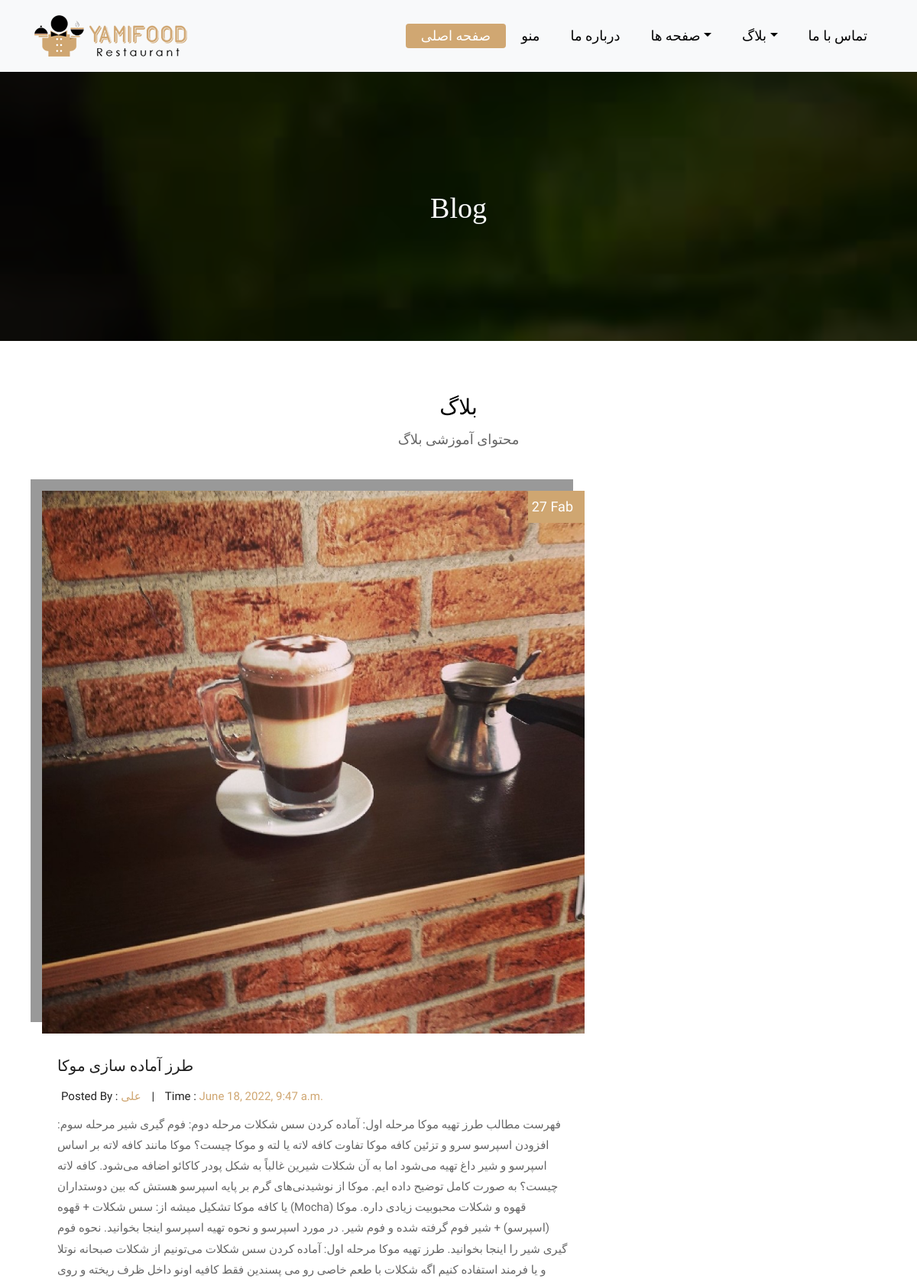
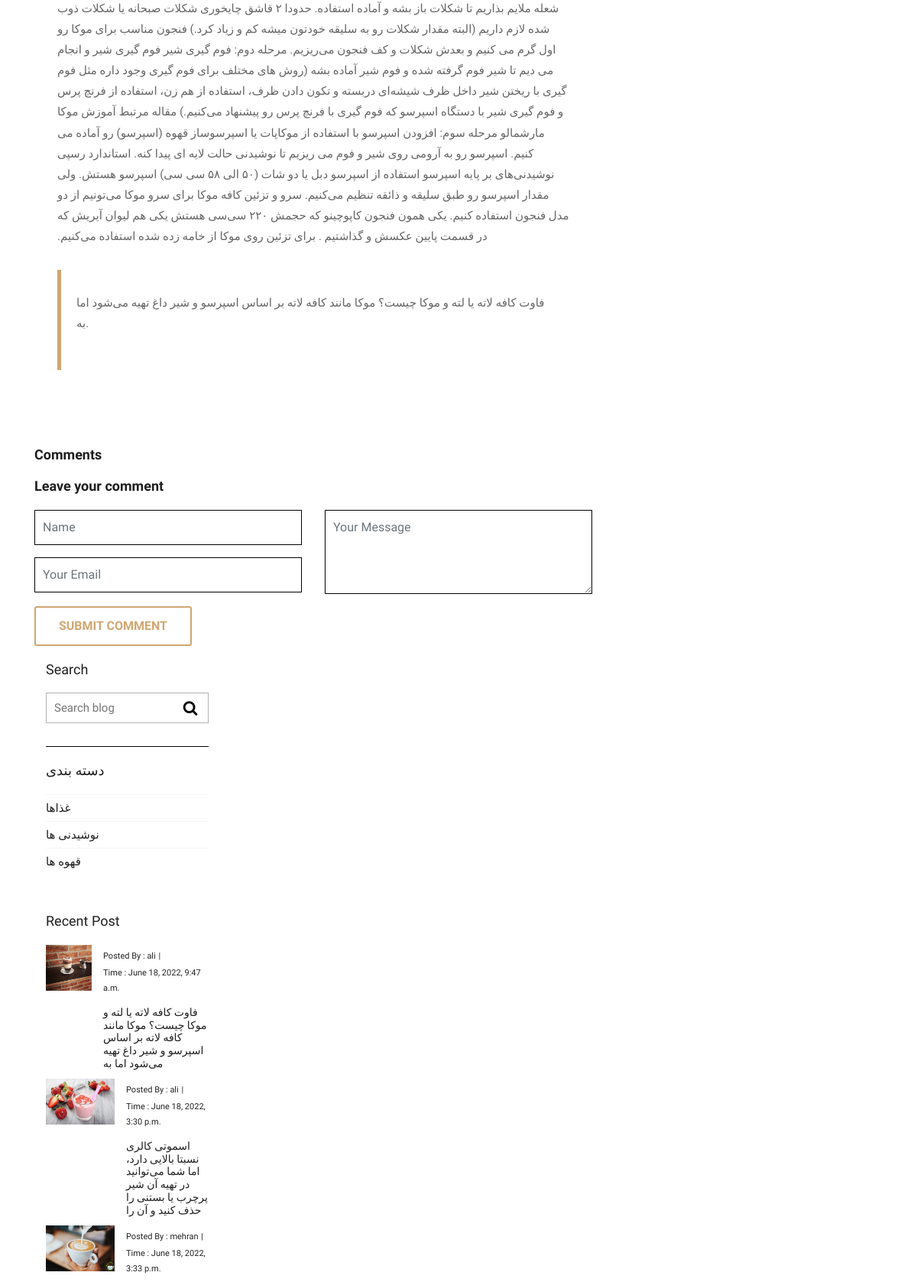
Page /blog/1/ (upper part) on the committed database (2 pictures, top to bottom).
### blog/models.py (models this page shows, shortened)
class   blog(models.Model):
        name = models.CharField(gt("نام مقاله"),max_length=100, default=None)
        description = models.CharField(gt("توضیحات"), max_length=100, default=None)
        content = RichTextField(blank=False,null=False)
        author = models.ForeignKey(User,verbose_name=gt("نویسنده"), on_delete=models.CASCADE)
        pub_date = models.DateTimeField(gt("تاریخ انتشار"), default=timezone.now)
        photo = models.ImageField(gt("تصویر"), upload_to="blog/", default=None)
        category=models.ForeignKey("category",related_name="blog",verbose_name="دسته بندی" ,on_delete=models.CASCADE,null=True,blank=True )
        tag=models.ManyToManyField("tag",related_name="blogs",verbose_name="تگ")

class category(models.Model):
        title=models.CharField(gt("نام دسته بندی"),max_length=30)
        slug=models.SlugField(gt("نامک"))
        date=models.DateTimeField(gt("تاریخ انتشار"),auto_now=False,auto_now_add=True)

### blog/views.py (the view, shortened to what this page needs)
# urls.py: path("<int:id>/",views.blog_detail,name="detail"),
def blog_detail(requset,id):
    blog_detail=blog.objects.get(id=id)
    tags = tag.objects.all().filter(blogs=blog_detail)   #?????
    rencent=blog.objects.all().order_by("pub_date")[:3]
    categories=category.objects.all()
    comment=comments.objects.all().filter(blog=blog_detail)
    context={
              "detail_blogs":blog_detail,
                "tags": tags,
                "recents" : rencent,
                "category" :categories,
                "comments" : comment
            }
    return render(requset,"blog/blog-details.html",context)

### blog/templates/blog/blog-details.html (shortened to what this page needs)
{% extends "base.html" %}
{%  block  content %}
	<div class="all-page-title page-breadcrumb">
		<div class="container text-center">
			<div class="row">
				<div class="col-lg-12">
					<h1>Blog</h1>
				</div>
			</div>
		</div>
	</div>
	<div class="blog-box">
		<div class="container">
			<div class="row">
				<div class="col-lg-12">
					<div class="heading-title text-center">
						<h2>بلاگ</h2>
						<p>محتوای آموزشی بلاگ</p>
					</div>
				</div>
			</div>
			<div class="row">
				<div class="col-xl-8 col-lg-8 col-12">
					<div class="blog-inner-details-page">
						<div class="blog-inner-box">
							<div class="side-blog-img">
								<img class="img-fluid" src="{{ detail_blogs.photo.url }}" alt="">
								<div class="date-blog-up">
									27 Fab
								</div>
							</div>
							<div class="inner-blog-detail details-page">
								<h3>{{ detail_blogs.name}}</h3>
								<ul>
									<li>Posted By : <span>{{ detail_blogs.author.first_name}}</span></li>
									<li>|</li>
									<li>Time : <span>{{detail_blogs.pub_date}}</span></li>
								</ul>
								<p dir="rtl">{{ detail_blogs.content }}.</p>
								<blockquote>
									<p>{{ detail_blogs.description }}.</p>
								</blockquote>
							</div>
						</div>
						<div class="blog-comment-box">
							<h3>Comments</h3>
						<div class="comment-respond-box">
							<h3>Leave your comment </h3>
							<div class="comment-respond-form">
								<form id="commentrespondform" class="comment-form-respond row" method="post">
									<div class="col-lg-6 col-md-6 col-sm-6">
										<div class="form-group">
											<input id="name_com" class="form-control" name="name" placeholder="Name" type="text">
										</div>
										<div class="form-group">
											<input id="email_com" class="form-control" name="email" placeholder="Your Email" type="email">
										</div>
									</div>
									<div class="col-lg-6 col-md-6 col-sm-6">
										<div class="form-group">
											<textarea class="form-control" id="textarea_com" name="message" placeholder="Your Message" rows="2"></textarea>
										</div>
									</div>
									<div class="col-lg-12 col-md-12 col-sm-12">
										<button class="btn btn-submit" >Submit comment</button>
									</div>
								</form>
							</div>
						</div>
					</div>
				</div>
				<div class="col-xl-4 col-lg-4 col-md-6 col-sm-8 col-12 blog-sidebar">
					<div class="right-side-blog">
						<h3>Search</h3>
                        <form method="get" action="{% url 'blog:search' %}">
						<div class="blog-search-form">
							<input name="search" placeholder="Search blog" type="text">
							<button class="search-btn" type="submit">
								<i class="fa fa-search" aria-hidden="true"></i>
							</button>
						</div>
                        </form>
						<h3>دسته بندی</h3>
						<div class="blog-categories">
							<ul>
                                {% for cat in category %}
								<li><a href="{% url "blog:category_name"  cat.slug %}"><span>{{ cat.title}}</span></a></li>
                                {% endfor %}
							</ul>
						</div>
						<h3>Recent Post</h3>
						<div class="post-box-blog">
							<div class="recent-post-box">
								<div class="recent-box-blog">
                                    {% for recent in recents %}
									<div class="recent-img">
										<img class="img-fluid" src="{{recent.photo.url }}"  style="height: 60px" alt="">
									</div>
									<div class="recent-info">
										<ul>
											<li>Posted By : <span>{{ recent.author}}</span></li>
											<li>|</li>
											<li>Time : <span>{{ recent.pub_date}}</span></li>
										</ul>
										<h4>{{ recent.description}}</h4>
									</div>
                                    {% endfor %}
								</div>
							</div>
						</div>
					</div>
				</div>
			</div>
		</div>
	</div>
{% endblock %}

### rows in the picture
blog: photo (picture), name "طرز آماده سازی موکا", author.first_name "علی", pub_date "June 18, 2022, 9:47 a.m.", content "فهرست مطالب طرز تهیه موکا مرحله اول: آماده کردن سس شکلات مرحله دوم: فوم گیری شیر مرحله سوم: افزودن اسپرسو سرو و تزئین کافه موکا تفاوت کافه لاته یا لته و موکا چیست؟ موکا مانند کافه لاته بر اساس اسپرسو و شیر داغ تهیه می‌شود اما به آن شکلات شیرین غالباً به شکل پودر کاکائو اضافه می‌شود. کافه لاته چیست؟ به صورت کامل توضیح داده ایم. موکا از نوشیدنی‌های گرم بر پایه اسپرسو هستش که بین دوستداران قهوه و شکلات محبوبیت زیادی داره. موکا (Mocha) یا کافه موکا تشکیل میشه از: سس شکلات + قهوه (اسپرسو) + شیر فوم گرفته شده و فوم شیر. در مورد اسپرسو و نحوه تهیه اسپرسو اینجا بخوانید. نحوه فوم گیری شیر را اینجا بخوانید. طرز تهیه موکا مرحله اول: آماده کردن سس شکلات می‌تونیم از شکلات صبحانه نوتلا و یا فرمند استفاده…", description "فاوت کافه لاته یا لته و موکا چیست؟ موکا مانند کافه لاته بر اساس اسپرسو و شیر داغ تهیه می‌شود اما به", author "ali"
category: title "غذاها"
category: title "نوشیدنی ها"
category: title "قهوه ها"
blog: photo (picture), author "ali", pub_date "June 18, 2022, 3:30 p.m.", description "اسموتی کالری نسبتا بالایی دارد، اما شما ‌می‌توانید در تهیه آن شیر پرچرب یا بستنی را حذف کنید و آن را"
blog: photo (picture), author "mehran", pub_date "June 18, 2022, 3:33 p.m."
